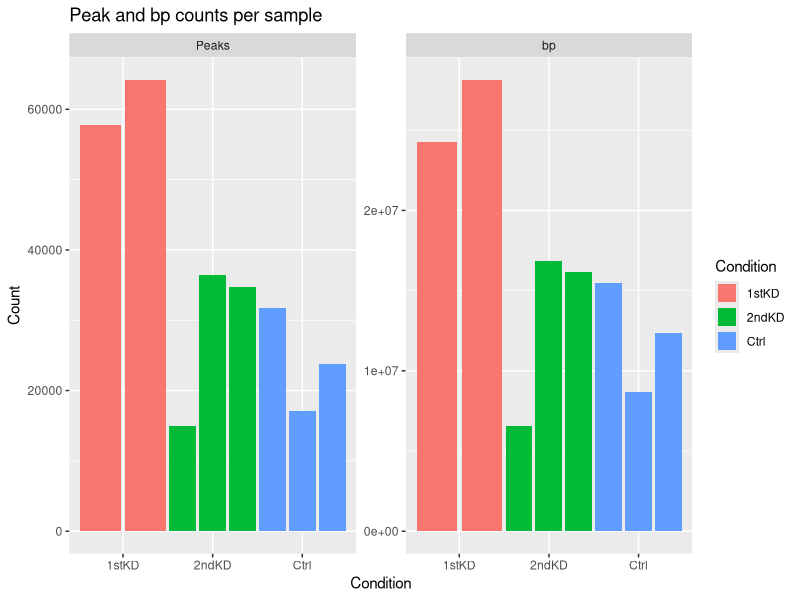

Source code (R):
# ==============================================================================
# Environment
# ==============================================================================
suppressMessages(library("data.table"))
suppressMessages(library("ggplot2"))

# ==============================================================================
# Functions
# ==============================================================================
meandif <- function(x,y) mean(x) - mean(y)
# function for performing permutations
perm2samp <- function(
        x, # vector from group 1
        y, # vector from group 2
        myfun = meandif, # function of group data
        alternative = c("two.sided", "less", "greater") # x ALT y
    ){
    theta.hat = myfun(x,y)
    m = length(x)
    n = length(y)
    N = m + n
    z = c(x,y)
    # matrix of all possible group assignments
    gmat = expand.grid(replicate(N, 1:2, simplify = FALSE))
    # remove first and last rows (all elements belong to a single group)
    gmat = gmat[c(-1, -(2^N)), ]
    nsamp = nrow(gmat)
    theta.mc = apply(
        gmat,
        1,
        function(g,z){
            meandif(z[g == 1], z[g != 1])
        },
        z = z
    )
    if(alternative[1] == "less") {
        perm = sum(theta.mc <= theta.hat) / nsamp
    } else if(alternative[1] == "greater") {
        perm = sum(theta.mc >= theta.hat) / nsamp
    } else {
        perm = sum(abs(theta.mc) >= abs(theta.hat)) / nsamp
    }
    return(list(
        theta.hat = theta.hat,
        theta.mc = theta.mc,
        p = perm
    ))
}

# ==============================================================================
# Data
# ==============================================================================
peaks = fread("Global/num-peaks-bp.tsv")

# ==============================================================================
# Analysis
# ==============================================================================
# hypothesis test placeholder
test_results = data.table(
    X = rep(c("Ctrl", "1stKD"), c(4, 2)),
    Y = c("1stKD", "2ndKD", "1stKD", "2ndKD", "2ndKD", "2ndKD"),
    Data = c("bp", "bp", "Peaks", "Peaks", "bp", "Peaks"),
    Hypothesis = rep(c("X >= Y", "X = Y"), c(4, 2)),
    Alternative = rep(c("less", "two.sided"), c(4, 2)),
    p = 1,
    FDR = 1
)

# testing for differences in bp accessibility
cat("Permutation tests\n")
for (i in 1:test_results[, .N]) {
    x = test_results[i, X]
    y = test_results[i, Y]
    dtype = test_results[i, Data]
    alt = test_results[i, Alternative]
    cat(x, y, dtype, alt, "\n")
    res = perm2samp(
        peaks[Condition == x, get(dtype)],
        peaks[Condition == y, get(dtype)],
        alternative = alt
    )
    test_results[i, p := res$p]
}
cat("Done\n")

# multiple test correction based on data used
test_results[Data == "bp", FDR := p.adjust(p, "fdr")]
test_results[Data == "Peak", FDR := p.adjust(p, "fdr")]
fwrite(
    test_results,
    "Global/global-tests.tsv",
    col.names = TRUE,
    sep = "\t"
)

# melt for facetted plotting
peaks_melted = melt(
    peaks,
    id.vars = c("Condition", "Replicate"),
    measure.vars = c("Peaks", "bp"),
    variable.name = "dtype",
    value.name = "Count"
)

# ==============================================================================
# Plots
# ==============================================================================
gg <- (
    ggplot(peaks_melted)
    + geom_col(
        aes(
            x = Condition,
            y = Count,
            fill = Condition,
            group = Replicate
        ),
        size = 2,
        position = position_dodge(width = 1.0)
    )
    + labs(title = "Peak and bp counts per sample")
    + facet_wrap(~ dtype, scale = "free_y")
)
ggsave(
    "Global/peaks-bp.png",
    height = 12,
    width = 20,
    units = "cm"
)
